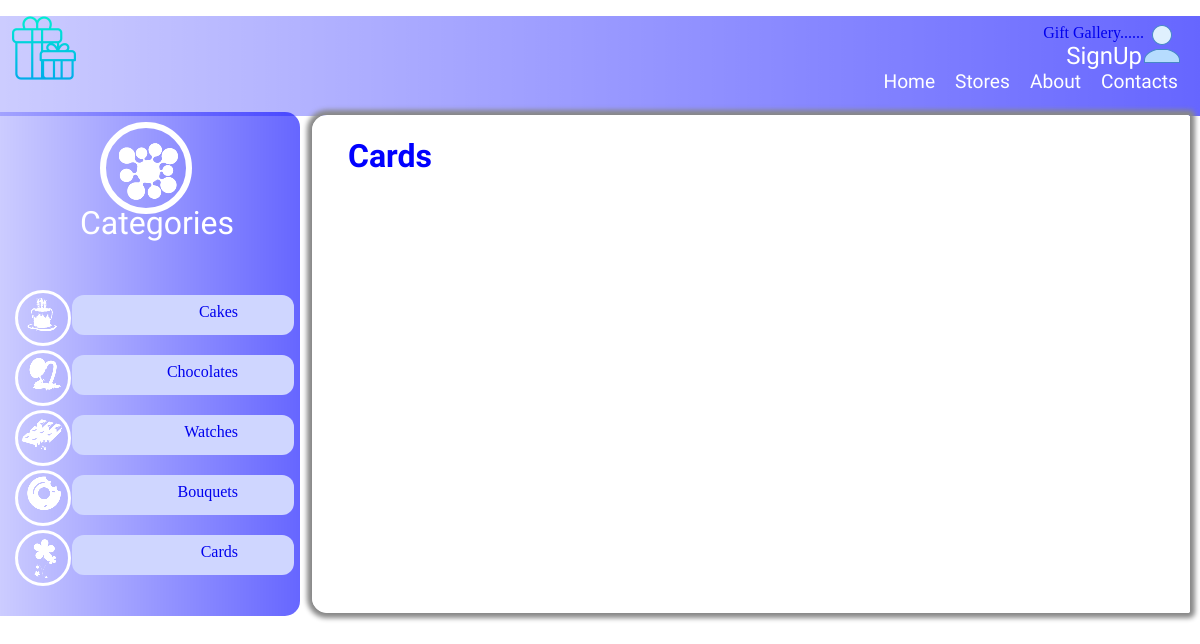
The app's page /card/, older data.
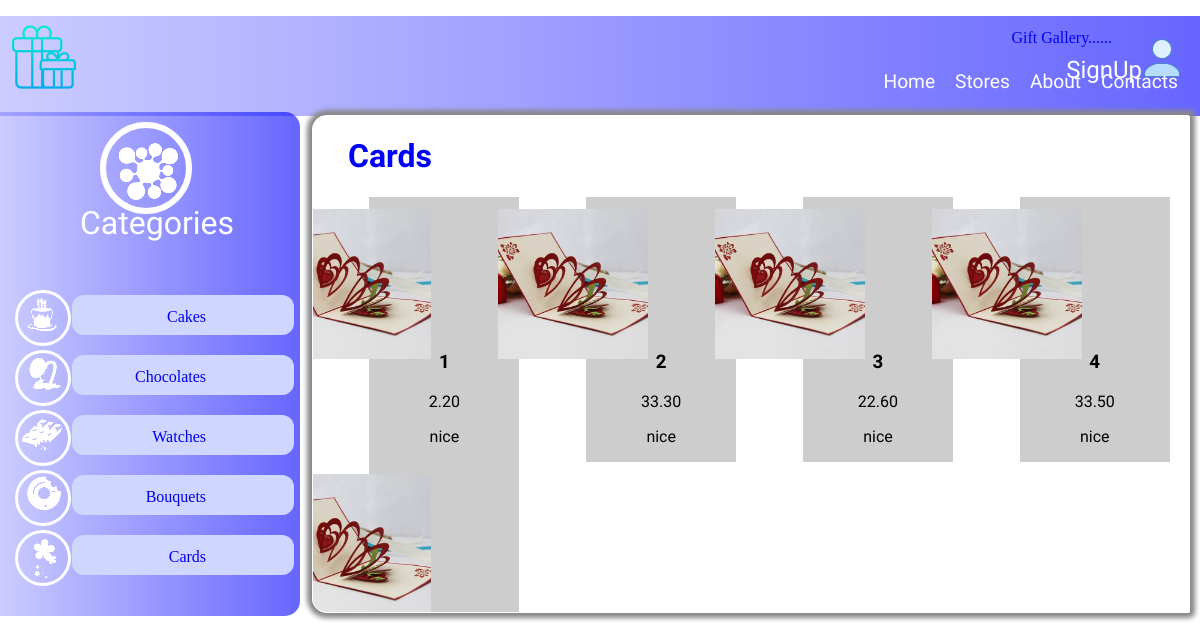
The same page, newer data.
### cards/models.py (models this page shows, shortened)
class Card(models.Model):
    card_id = models.CharField(max_length=120)
    description = models.TextField()
    price = models.DecimalField(decimal_places=2, max_digits=20, default=0.00)
    image = models.ImageField(upload_to=upload_image_path, null=True, blank=True)
    retailer = models.ForeignKey(Retailer, on_delete=models.CASCADE)
    occasion=models.CharField(max_length=120)

### cards/views.py (the view)
# urls.py: path('card/',card_list_view ),
def card_list_view(request):
    queryset=Card.objects.all()
    context={
        'object_list':queryset
    }
    return render(request,"card/list.html",context)

### cards/templates/card/list.html (shortened to what this page needs)
{% load static %}
<!DOCTYPE html>
<html>
<head>
	<link rel="stylesheet" type="text/css" href="{% static 'css/giftgallary.css' %}">
</head>
<body>
<div class="header">
	<div class="img2">
	 <a href="/signup"><span class="signup">SignUp<img src="{% static 'img/icons8-customer-40.png' %}"></span></a>
	</div>
	  <div class="list">
		  <li>Home</li>
		  <li>Stores</li>
		  <li>About</li>
		  <li>Contacts</li>
	  </div>
	<p><a href="/products">Gift Gallery......</a></p>
	<div class="img1">
	   <img src="{% static 'img/gift-box (4).png' %}">
    </div>
</div>
<div class="row">
	<div class="col-3">
		<div class="left">
			<div class="circle">
			<img class="category"src="{% static 'img/output-onlinepngtools (7).png' %}">
			</div>
        <p>Categories</p>
      <div class="Categories">
            	<div class="circle1">
                	<img src="{% static 'img/output-onlinepngtools (1).png' %}">
               </div>
             <div class="item">
             	<p><a href="/cake">Cakes</a></p>
             </div>
		</div>
		<div class="Categories">
            	<div class="circle1">
                	<img src="{% static 'img/output-onlinepngtools (2).png' %}">
               </div>
             <div class="item">
             	<p><a href="/chocolate">Chocolates</a></p>
             </div>
		</div>
		<div class="Categories">
            	<div class="circle1">
                	<img src="{% static 'img/output-onlinepngtools (3).png' %}">
               </div>
             <div class="item">
             	<p><a href="/watch">Watches</a></p>
             </div>
		</div>
		<div class="Categories">
            	<div class="circle1">
                	<img src="{% static 'img/output-onlinepngtools (4).png' %}">
               </div>
             <div class="item">
             	<p><a href="/bouquet">Bouquets</a></p>
             </div>
		</div>
		<div class="Categories">
            	<div class="circle1">
                	<img src="{% static 'img/output-onlinepngtools (5).png' %}">
               </div>
             <div class="item">
             	<p><a href="/card">Cards</a></p>
             </div>
		</div>
	</div>
	</div>
	<div class="col-6">
		<div class="right">
			<div class="cards"><h1>Cards</h1>
				{% for obj in object_list %}
				<div class=items>
					<a href="{{obj.pk}}"><img src='/media/{{obj.image}}' width="100%"/></a>
					<h3>{{obj.card_id}}</h3>
					<p>{{obj.price}}</p>
					<p>{{obj.description}}</p>
				</div>
				{% endfor %}
			</div>
			</div>
		</div>
	</div>
</body>
</html>

Row changes from the older to the newer data that the page shows:
added Card: image (picture), card_id "1", price "2.20", description "nice"
added Card: image (picture), card_id "2", price "33.30", description "nice"
added Card: image (picture), card_id "3", price "22.60", description "nice"
added Card: image (picture), card_id "4", price "33.50", description "nice"
added Card: image (picture)
